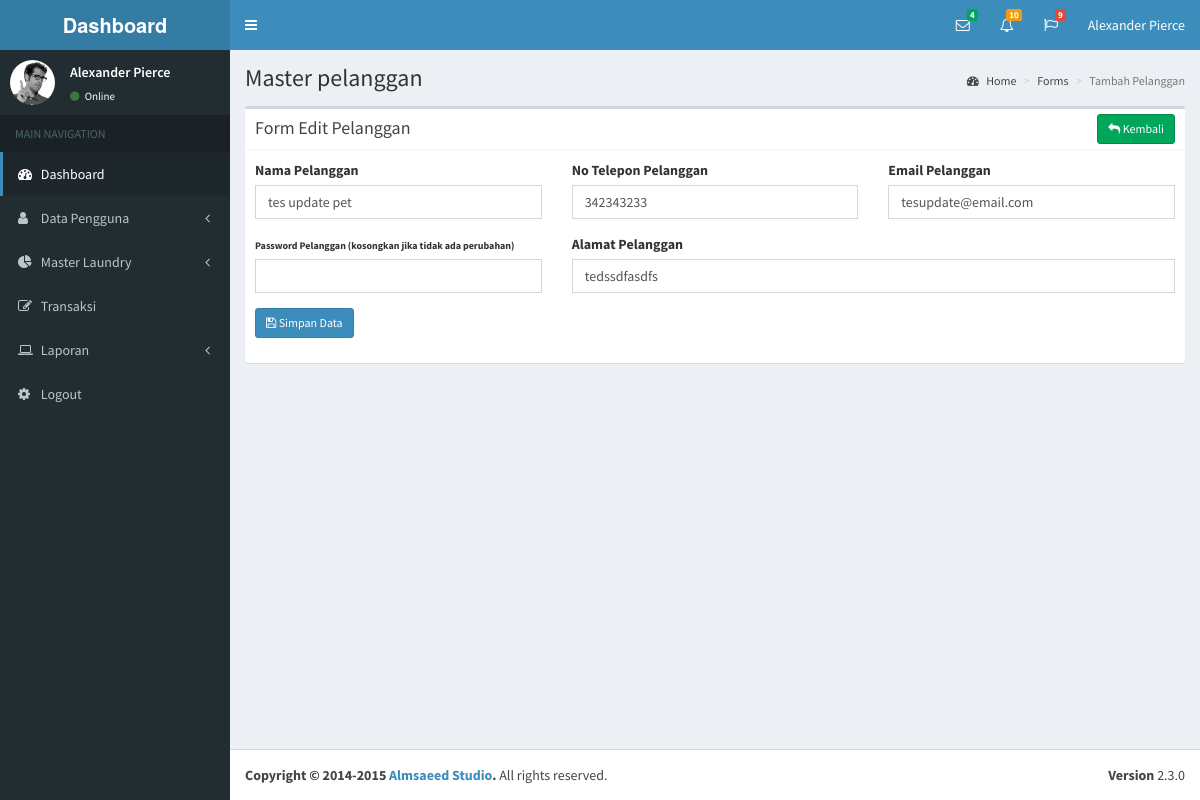
/formeditpelanggan/1, run on the app's committed database.
### tables this page shows
CREATE TABLE `tb_pelanggan` (
  `id_pelanggan` int(11) NOT NULL,
  `nama_pelanggan` varchar(50) NOT NULL,
  `email_pelanggan` varchar(50) NOT NULL,
  `password_pelanggan` text NOT NULL,
  `no_telepon_pelanggan` varchar(13) NOT NULL,
  `alamat_pelanggan` text NOT NULL,
  `deleted` int(11) NOT NULL
);

### application/controllers/Dashboard_controller.php (called while the page is built, shortened)
<?php defined('BASEPATH')OR exit('No dirrect access allowed');
    class Dashboard_controller extends CI_Controller{
        public function __construct(){
            $this->load->model('Dashboard_model');
        }
        public function form_edit_pelanggan(){
            $id_pelanggan = $this->uri->segment(2);
            $data['editpelanggan'] = $this->Dashboard_model->get_edit_pelanggan($id_pelanggan);
            $this->load->view('header/index-header-dashboard');
            $this->load->view('master_data/master_pelanggan/form-edit-pelanggan',$data);
            $this->load->view('footer/index-footer-dashboard');
        }
    }
?>

### index.php (called while the page is built, shortened)
<?php
require_once BASEPATH.'core/CodeIgniter.php';

### application/models/Dashboard_model.php (called while the page is built, shortened)
<?php
    class Dashboard_model extends CI_Model{
        public function get_edit_pelanggan($id_pelanggan){
            return $this->db->where('id_pelanggan',$id_pelanggan)
                            ->from('tb_pelanggan')
                            ->get()->result();
        }
    }
?>

### application/views/master_data/master_pelanggan/form-edit-pelanggan.php (the view, shortened to what this page needs)
<div class="content-wrapper">
        <section class="content-header">
          <h1>
            Master pelanggan
          </h1>
          <ol class="breadcrumb">
            <li><a href="#"><i class="fa fa-dashboard"></i> Home</a></li>
            <li><a href="#">Forms</a></li>
            <li class="active">Tambah Pelanggan</li>
          </ol>
        </section>
        <section class="content">
          <div class="box box-default">
            <div class="box-header with-border">
              <h3 class="box-title">Form Edit Pelanggan</h3>
                <div class="box-tools pull-right">
                    <a href="<?php echo base_url('masterpelanggan');?>" class="btn btn-sm btn-success"><i class="fa fa-reply"></i> Kembali</a>
                </div>
            </div>
            <div class="box-body">
                <?php foreach($editpelanggan as $edit){ ?>
                    <form action="<?php echo base_url('updatepelanggan');?>" method="POST">
                        <div class="row">
                            <div class="col-md-4">
                                <div class="form-group">
                                    <label>Nama Pelanggan</label>
                                    <input type="text" name="nama_pelanggan" value="<?php echo $edit->nama_pelanggan;?>" class="form-control" required>
                                </div>
                            </div>
                            <div class="col-md-4">
                                <div class="form-group">
                                    <label>No Telepon Pelanggan</label>
                                    <input type="number" name="no_telepon_pelanggan" value="<?php echo $edit->no_telepon_pelanggan;?>" class="form-control" required>
                                </div>
                            </div>
                            <div class="col-md-4">
                                <div class="form-group">
                                    <label>Email Pelanggan</label>
                                    <input type="email" name="email_pelanggan" value="<?php echo $edit->email_pelanggan;?>" class="form-control" required>
                                </div>
                            </div>
                            <div class="col-md-4">
                                <div class="form-group">
                                    <label><font size="1">Password Pelanggan (kosongkan jika tidak ada perubahan)</font></label>
                                    <input type="password" name="password_pelanggan_baru" class="form-control" >
                                </div>
                            </div>
                            <div class="col-md-8">
                                <div class="form-group">
                                    <label>Alamat Pelanggan</label>
                                    <input type="text" name="alamat_pelanggan" value="<?php echo $edit->alamat_pelanggan;?>" class="form-control" required>
                                </div>
                            </div>
                            <div class="col-md-4">
                                <div class="form-group">
                                    <button type="submit"  class="btn btn-sm btn-primary"> <i class="fa fa-save"></i> Simpan Data </button>
                                </div>
                            </div>
                        </div>
                    </form>
                <?php } ?>
            </div>
          </div>
        </section>
      </div>

### data on the page
tb_pelanggan: nama_pelanggan "tes update pet", no_telepon_pelanggan "342343233", email_pelanggan "tesupdate@email.com", alamat_pelanggan "tedssdfasdfs"
